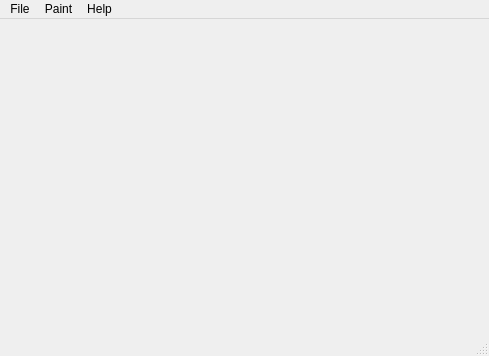
<?xml version="1.0" encoding="UTF-8"?>
<ui version="4.0">
 <class>MainWindow</class>
 <widget class="QMainWindow" name="MainWindow">
  <property name="geometry">
   <rect>
    <x>0</x>
    <y>0</y>
    <width>489</width>
    <height>356</height>
   </rect>
  </property>
  <property name="windowTitle">
   <string>MainWindow</string>
  </property>
  <widget class="QWidget" name="centralWidget"/>
  <widget class="QMenuBar" name="menuBar">
   <property name="geometry">
    <rect>
     <x>0</x>
     <y>0</y>
     <width>489</width>
     <height>22</height>
    </rect>
   </property>
   <widget class="QMenu" name="menuFile">
    <property name="title">
     <string>File</string>
    </property>
    <addaction name="actionQuit"/>
   </widget>
   <widget class="QMenu" name="menuHelp">
    <property name="title">
     <string>Help</string>
    </property>
    <addaction name="actionAbout"/>
   </widget>
   <widget class="QMenu" name="menuRepaint">
    <property name="title">
     <string>Paint</string>
    </property>
    <addaction name="actionStart_Stop"/>
   </widget>
   <addaction name="menuFile"/>
   <addaction name="menuRepaint"/>
   <addaction name="menuHelp"/>
  </widget>
  <widget class="QStatusBar" name="statusBar"/>
  <action name="actionQuit">
   <property name="text">
    <string>Quit</string>
   </property>
  </action>
  <action name="actionAbout">
   <property name="text">
    <string>About...</string>
   </property>
  </action>
  <action name="actionStart_Stop">
   <property name="checkable">
    <bool>true</bool>
   </property>
   <property name="checked">
    <bool>true</bool>
   </property>
   <property name="text">
    <string>Run</string>
   </property>
  </action>
 </widget>
 <layoutdefault spacing="6" margin="11"/>
 <resources/>
 <connections/>
</ui>
